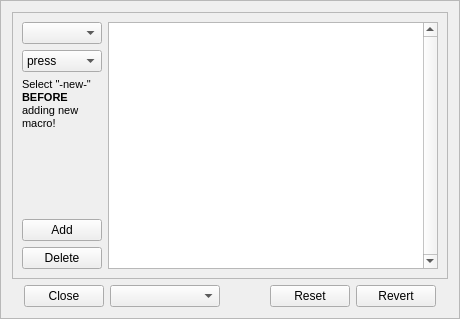
<?xml version="1.0" encoding="UTF-8"?>
<ui version="4.0">
 <class>Macros</class>
 <widget class="QFrame" name="Macros">
  <property name="geometry">
   <rect>
    <x>0</x>
    <y>0</y>
    <width>460</width>
    <height>319</height>
   </rect>
  </property>
  <property name="windowTitle">
   <string>Macro editor</string>
  </property>
  <property name="frameShape">
   <enum>QFrame::StyledPanel</enum>
  </property>
  <property name="frameShadow">
   <enum>QFrame::Raised</enum>
  </property>
  <layout class="QGridLayout" name="gridLayout_2">
   <item row="0" column="0" colspan="9">
    <widget class="QFrame" name="Dashboard">
     <property name="frameShape">
      <enum>QFrame::StyledPanel</enum>
     </property>
     <property name="frameShadow">
      <enum>QFrame::Raised</enum>
     </property>
     <layout class="QGridLayout" name="gridLayout_4">
      <item row="0" column="1" rowspan="6">
       <widget class="QTableWidget" name="bodyTable">
        <property name="lineWidth">
         <number>1</number>
        </property>
        <property name="verticalScrollBarPolicy">
         <enum>Qt::ScrollBarAlwaysOn</enum>
        </property>
        <property name="editTriggers">
         <set>QAbstractItemView::NoEditTriggers</set>
        </property>
        <property name="selectionMode">
         <enum>QAbstractItemView::NoSelection</enum>
        </property>
       </widget>
      </item>
      <item row="5" column="0">
       <widget class="QPushButton" name="deleteButton">
        <property name="text">
         <string>Delete</string>
        </property>
       </widget>
      </item>
      <item row="4" column="0">
       <widget class="QPushButton" name="addButton">
        <property name="text">
         <string>Add</string>
        </property>
       </widget>
      </item>
      <item row="3" column="0">
       <spacer name="verticalSpacer">
        <property name="orientation">
         <enum>Qt::Vertical</enum>
        </property>
        <property name="sizeHint" stdset="0">
         <size>
          <width>20</width>
          <height>40</height>
         </size>
        </property>
       </spacer>
      </item>
      <item row="0" column="0">
       <widget class="QComboBox" name="scanCode"/>
      </item>
      <item row="1" column="0">
       <widget class="QComboBox" name="triggerEvent">
        <item>
         <property name="text">
          <string>press</string>
         </property>
        </item>
        <item>
         <property name="text">
          <string>release</string>
         </property>
        </item>
        <item>
         <property name="text">
          <string>tap</string>
         </property>
        </item>
       </widget>
      </item>
      <item row="2" column="0">
       <widget class="QLabel" name="label">
        <property name="toolTip">
         <string>&lt;html&gt;&lt;head/&gt;&lt;body&gt;&lt;p&gt;While you CAN edit trigger, please DON'T.&lt;/p&gt;&lt;p&gt;Especially when you have tap and press macros on that key.&lt;/p&gt;&lt;p&gt;If you must - make sure tap macro comes before press macro.&lt;/p&gt;&lt;/body&gt;&lt;/html&gt;</string>
        </property>
        <property name="text">
         <string>&lt;!DOCTYPE HTML PUBLIC &quot;-//W3C//DTD HTML 4.0//EN&quot; &quot;http://www.w3.org/TR/REC-html40/strict.dtd&quot;&gt;
&lt;html&gt;&lt;head&gt;&lt;meta name=&quot;qrichtext&quot; content=&quot;1&quot; /&gt;&lt;style type=&quot;text/css&quot;&gt;
p, li { white-space: pre-wrap; }
&lt;/style&gt;&lt;/head&gt;&lt;body style=&quot; font-family:'MS Shell Dlg 2'; font-size:8pt; font-weight:400; font-style:normal;&quot;&gt;
&lt;p style=&quot; margin-top:12px; margin-bottom:12px; margin-left:0px; margin-right:0px; -qt-block-indent:0; text-indent:0px;&quot;&gt;Select &amp;quot;-new-&amp;quot;&lt;br&gt;&lt;span style=&quot; font-weight:600;&quot;&gt;BEFORE&lt;/span&gt;&lt;br&gt;adding new&lt;br&gt;macro!&lt;/p&gt;&lt;/body&gt;&lt;/html&gt;</string>
        </property>
       </widget>
      </item>
     </layout>
    </widget>
   </item>
   <item row="1" column="5">
    <widget class="QPushButton" name="resetButton">
     <property name="text">
      <string>Reset</string>
     </property>
    </widget>
   </item>
   <item row="1" column="4">
    <spacer name="horizontalSpacer">
     <property name="orientation">
      <enum>Qt::Horizontal</enum>
     </property>
     <property name="sizeHint" stdset="0">
      <size>
       <width>40</width>
       <height>20</height>
      </size>
     </property>
    </spacer>
   </item>
   <item row="1" column="6">
    <widget class="QPushButton" name="revertButton">
     <property name="text">
      <string>Revert</string>
     </property>
    </widget>
   </item>
   <item row="1" column="2">
    <widget class="QPushButton" name="closeButton">
     <property name="text">
      <string>Close</string>
     </property>
    </widget>
   </item>
   <item row="1" column="3">
    <widget class="QComboBox" name="macroListCombo">
     <property name="enabled">
      <bool>true</bool>
     </property>
     <property name="sizePolicy">
      <sizepolicy hsizetype="Fixed" vsizetype="Fixed">
       <horstretch>0</horstretch>
       <verstretch>0</verstretch>
      </sizepolicy>
     </property>
     <property name="minimumSize">
      <size>
       <width>110</width>
       <height>0</height>
      </size>
     </property>
     <property name="baseSize">
      <size>
       <width>100</width>
       <height>0</height>
      </size>
     </property>
    </widget>
   </item>
  </layout>
 </widget>
 <resources/>
 <connections/>
</ui>
